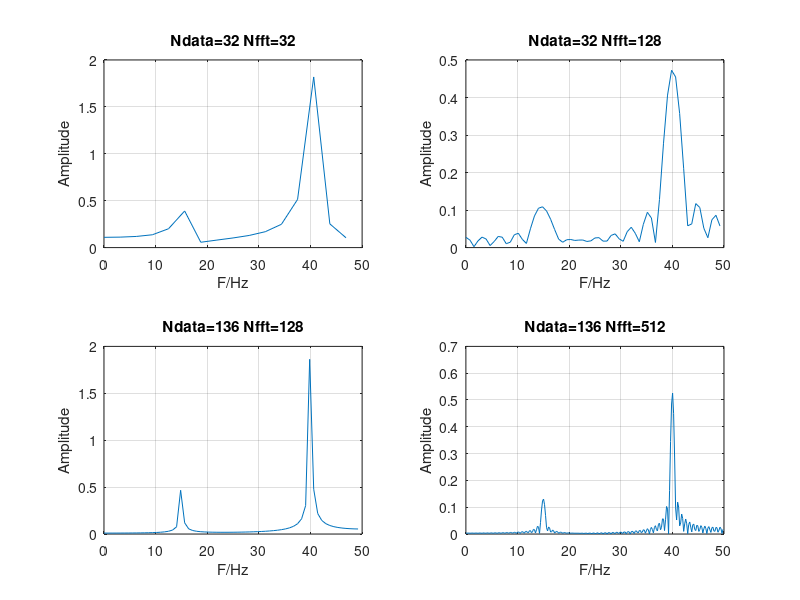

Recreate this plot in MATLAB.
%  例2：x=0.5*sin(2*pi*15*t)+2*sin(2*pi*40*t),fs=100Hz,绘制：
% （1）数据个数N=32，FFT所用的采样点数NFFT=32；
% （2）N=32，NFFT=128；
% （3）N=136，NFFT=128；
% （4）N=136，NFFT=512。


%  结论：
% （1）当数据个数和FFT采用的数据个数均为32时，频率分辨率较低，但没有由于
%  添零而导致的其他频率成分。
% （2）由于在时间域内信号加零，致使振幅谱中出现很多其他成分，这是加零造成的。
%  其振幅由于加了多个零而明显减小。
% （3）FFT程序将数据截断，这时分辨率较高。
% （4）也是在数据的末尾补零，但由于含有信号的数据个数足够多，FFT振幅谱也基本不受影响。
% 
%  对信号进行频谱分析时，数据样本应有足够的长度，一般FFT程序中所用数据点数与原含有
%  信号数据点数相同，这样的频谱图具有较高的质量，可减小因补零或截断而产生的影响。


clc;
clear;
fs = 100;
Ndata = 32;
N = 32; 		%FFT的长度
n = 0:Ndata-1;
t = n/fs;  		%数据对应的时间序列

x = 0.5*sin(2*pi*15*t)+2*sin(2*pi*40*t);

y = fft(x,N);
mag = abs(y);
f = (0:N-1)*fs/N;

subplot(2,2,1);
plot(f(1:N/2),mag(1:N/2)*2/N);	%绘出Nyquist频率之前的振幅
xlabel('F/Hz');ylabel('Amplitude');
title('Ndata=32 Nfft=32');grid on;

Ndata = 32;
N = 128; 		%FFT的长度
n = 0:Ndata-1;
t = n/fs;  		%数据对应的时间序列

x = 0.5*sin(2*pi*15*t)+2*sin(2*pi*40*t);

y = fft(x,N);
mag = abs(y);
f = (0:N-1)*fs/N;

subplot(2,2,2);
plot(f(1:N/2),mag(1:N/2)*2/N);	%绘出Nyquist频率之前的振幅
xlabel('F/Hz');ylabel('Amplitude');
title('Ndata=32 Nfft=128');grid on;

Ndata = 136;
N = 128; 		%FFT的长度
n = 0:Ndata-1;
t = n/fs;  		%数据对应的时间序列

x = 0.5*sin(2*pi*15*t)+2*sin(2*pi*40*t);

y = fft(x,N);
mag = abs(y);
f = (0:N-1)*fs/N;

subplot(2,2,3);
plot(f(1:N/2),mag(1:N/2)*2/N);	%绘出Nyquist频率之前的振幅
xlabel('F/Hz');ylabel('Amplitude');
title('Ndata=136 Nfft=128');grid on;


Ndata = 136;
N = 512; 		%FFT的长度
n = 0:Ndata-1;
t = n/fs;  		%数据对应的时间序列

x = 0.5*sin(2*pi*15*t)+2*sin(2*pi*40*t);

y = fft(x,N);
mag = abs(y);
f = (0:N-1)*fs/N;

subplot(2,2,4);
plot(f(1:N/2),mag(1:N/2)*2/N);	%绘出Nyquist频率之前的振幅
xlabel('F/Hz');ylabel('Amplitude');
title('Ndata=136 Nfft=512');grid on;
